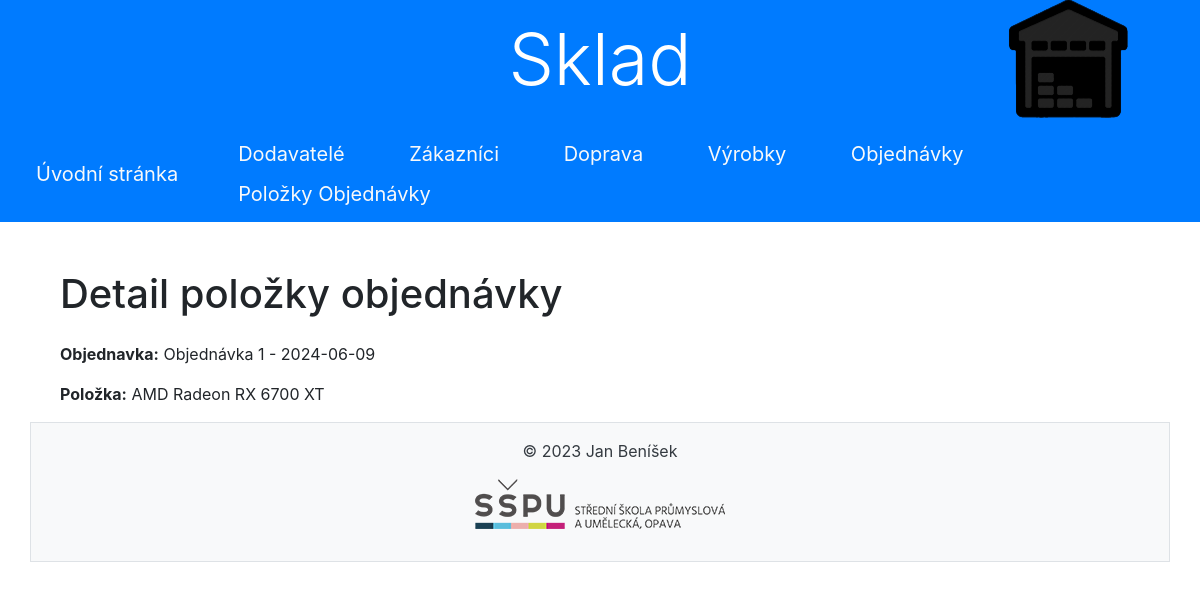
/polozky_objednavky/1/, run on the app's committed database.
### sklad/models.py (models this page shows, shortened)
class PolozkyObjednavky(models.Model):
    objednavky_id_objednavky = models.ForeignKey('Objednavky',on_delete=models.CASCADE)
    zasoby_id_vyrobek = models.ForeignKey('Vyrobek',on_delete=models.CASCADE)
    class Meta:
        db_table = 'polozky_objednavky'
        unique_together = (('objednavky_id_objednavky', 'zasoby_id_vyrobek'),)
        verbose_name = 'Položka objednávky'
        verbose_name_plural = 'Položky objednávek'

class Objednavky(models.Model):
    datum_objednavky = models.DateField(verbose_name='Datum objednávky', help_text='Zadejte datum objednávky')
    cena_objednavky = models.IntegerField(verbose_name='Cena objednávky',
                                          help_text='Zadejte cenu objednávky')
    datum_dopravy = models.DateField(verbose_name='Datum dopravy', help_text='Zadejte datum dopravy')
    doprava_id_dopravce = models.ForeignKey(Doprava, on_delete=models.CASCADE)
    zakaznici_id_zakaznik = models.ForeignKey(Zakaznici, on_delete=models.CASCADE)
    class Meta:
        db_table = 'objednavky'
        ordering = ['datum_objednavky']
        verbose_name = 'Objednávka'
        verbose_name_plural = 'Objednávky'
    def __str__(self):
        return f"Objednávka {self.id} - {self.datum_objednavky}"

class Vyrobek(models.Model):
    cena_vyrobku = models.IntegerField(verbose_name='Cena výrobku', help_text='Zadejte cenu výrobku')
    nazev_vyrobku = models.CharField(max_length=50, verbose_name='Název výrobku', help_text='Zadejte název výrobku')
    dodavatele_id_dodavatel = models.ForeignKey('Dodavatele',on_delete=models.CASCADE)
    class Meta:
        db_table = 'vyrobky'
        ordering = ['nazev_vyrobku']
        verbose_name = 'Výrobek'
        verbose_name_plural = 'Výrobky'
    def __str__(self):
        return self.nazev_vyrobku

### sklad/views.py (the view)
# urls.py: path('polozky_objednavky/<int:pk>/', views.PolozkyObjednavkyDetailView.as_view(), name='polozky_objednavky_detail'),
class PolozkyObjednavkyDetailView(DetailView):
    model = PolozkyObjednavky
    template_name = 'polozky_objednavky/polozky_objednavky_detail.html'
    context_object_name = 'polozka'

### sklad/templates/polozky_objednavky/polozky_objednavky_detail.html
{% extends 'base.html' %}
{% block content %}
    <div class="container mt-5">
        <h1 class="mb-4">Detail položky objednávky</h1>
        <div>
            <p><strong>Objednavka:</strong> {{ polozka.objednavky_id_objednavky }}</p>
            <p><strong>Položka:</strong> {{ polozka.zasoby_id_vyrobek }}</p>
        </div>
    </div>
{% endblock %}

### data on the page
PolozkyObjednavky: objednavky_id_objednavky "Objednávka 1 - 2024-06-09", zasoby_id_vyrobek "AMD Radeon RX 6700 XT"
